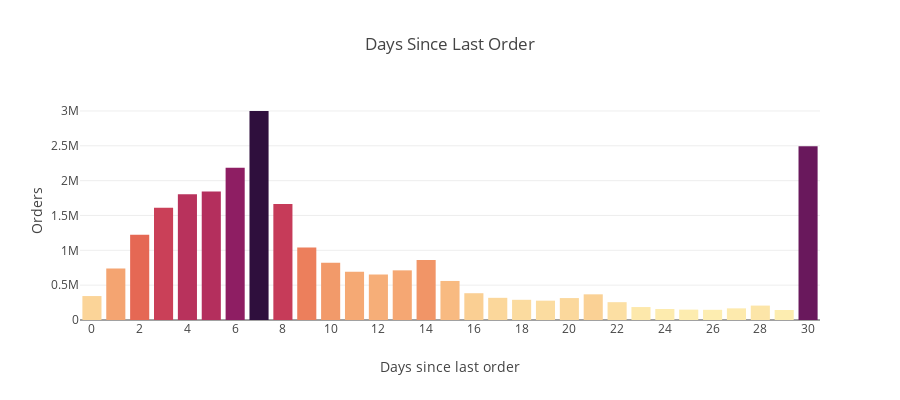

Here is the notebook cell this chart was saved with:
### Code cell
#Plotly chart on repurchasing behavior
fig2 = px.bar(df_organic_orders_day_since_order, x='days_since_prior_order', y='count', color='count', 
                     color_continuous_scale= 'Matter', 
                     title ='Days Since Last Order')
fig2.update_traces(
            hovertemplate='<b>Day:</b> %{x}<br><b>Orders:</b> %{y:,}<extra></extra>'
         )
            
fig2.update_coloraxes(showscale=False)
fig2.update_xaxes(tickmode='linear', dtick=2)
fig2.update_layout(height=400, width=900)
fig2.update_xaxes(title='Days since last order')
fig2.update_yaxes(title='Orders')
fig2.show()

### Figure 1 — Plotly figure (JSON) as saved in the notebook; plotly's stock layout.template omitted (floating-point values rounded to 4 significant figures)
{"data": [{"alignmentgroup": "True", "hovertemplate": "<b>Day:</b> %{x}<br><b>Orders:</b> %{y:,}<extra></extra>", "legendgroup": "", "marker": {"color": [343761, 740123, 1223310, 1611863, 1805483, 1845518, 2185722, 2999631, 1664537, 1039422, 821056, 694192, 652974, 712557, 861232, 560341, 384332, 318288, 289876, 277550, 314720, 368402, 255768, 185894, 157653, 148856, 146273, 167190, 206857, 143504, 2494463], "coloraxis": "coloraxis", "pattern": {"shape": ""}}, "name": "", "offsetgroup": "", "orientation": "v", "showlegend": false, "textposition": "auto", "type": "bar", "x": [0, 1, 2, 3, 4, 5, 6, 7, 8, 9, 10, 11, 12, 13, 14, 15, 16, 17, 18, 19, 20, 21, 22, 23, 24, 25, 26, 27, 28, 29, 30], "xaxis": "x", "y": [343761, 740123, 1223310, 1611863, 1805483, 1845518, 2185722, 2999631, 1664537, 1039422, 821056, 694192, 652974, 712557, 861232, 560341, 384332, 318288, 289876, 277550, 314720, 368402, 255768, 185894, 157653, 148856, 146273, 167190, 206857, 143504, 2494463], "yaxis": "y"}], "layout": {"barmode": "relative", "coloraxis": {"colorbar": {"title": {"text": "count"}}, "colorscale": [[0, "rgb(253, 237, 176)"], [0.09091, "rgb(250, 205, 145)"], [0.1818, "rgb(246, 173, 119)"], [0.2727, "rgb(240, 142, 98)"], [0.3636, "rgb(231, 109, 84)"], [0.4545, "rgb(216, 80, 83)"], [0.5455, "rgb(195, 56, 90)"], [0.6364, "rgb(168, 40, 96)"], [0.7273, "rgb(138, 29, 99)"], [0.8182, "rgb(107, 24, 93)"], [0.9091, "rgb(76, 21, 80)"], [1, "rgb(47, 15, 61)"]], "showscale": false}, "height": 400, "legend": {"tracegroupgap": 0}, "title": {"text": "Days Since Last Order"}, "width": 900, "xaxis": {"anchor": "y", "autorange": true, "domain": [0, 1], "dtick": 2, "range": [-0.5, 30.5], "tickmode": "linear", "title": {"text": "Days since last order"}, "type": "linear"}, "yaxis": {"anchor": "x", "autorange": true, "domain": [0, 1], "range": [0, 3158000.0], "title": {"text": "Orders"}, "type": "linear"}}}
